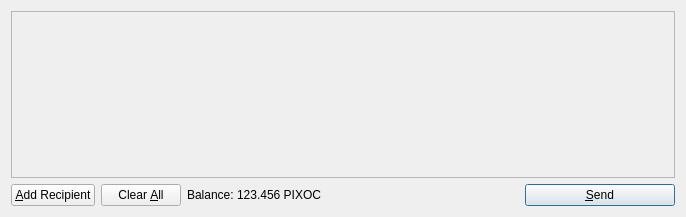
<?xml version="1.0" encoding="UTF-8"?>
<ui version="4.0">
 <class>SendCoinsDialog</class>
 <widget class="QDialog" name="SendCoinsDialog">
  <property name="geometry">
   <rect>
    <x>0</x>
    <y>0</y>
    <width>686</width>
    <height>217</height>
   </rect>
  </property>
  <property name="windowTitle">
   <string>Send Coins</string>
  </property>
  <layout class="QVBoxLayout" name="verticalLayout">
   <item>
    <widget class="QScrollArea" name="scrollArea">
     <property name="widgetResizable">
      <bool>true</bool>
     </property>
     <widget class="QWidget" name="scrollAreaWidgetContents">
      <property name="geometry">
       <rect>
        <x>0</x>
        <y>0</y>
        <width>666</width>
        <height>165</height>
       </rect>
      </property>
      <layout class="QVBoxLayout" name="verticalLayout_2">
       <property name="margin">
        <number>0</number>
       </property>
       <item>
        <layout class="QVBoxLayout" name="entries">
         <property name="spacing">
          <number>6</number>
         </property>
        </layout>
       </item>
       <item>
        <spacer name="verticalSpacer">
         <property name="orientation">
          <enum>Qt::Vertical</enum>
         </property>
         <property name="sizeHint" stdset="0">
          <size>
           <width>20</width>
           <height>40</height>
          </size>
         </property>
        </spacer>
       </item>
      </layout>
     </widget>
    </widget>
   </item>
   <item>
    <layout class="QHBoxLayout" name="horizontalLayout">
     <item>
      <widget class="QPushButton" name="addButton">
       <property name="toolTip">
        <string>Send to multiple recipients at once</string>
       </property>
       <property name="text">
        <string>&amp;Add Recipient</string>
       </property>
       <property name="icon">
        <iconset resource="../bitcoin.qrc">
         <normaloff>:/icons/add</normaloff>:/icons/add</iconset>
       </property>
       <property name="autoDefault">
        <bool>false</bool>
       </property>
      </widget>
     </item>
     <item>
      <widget class="QPushButton" name="clearButton">
       <property name="sizePolicy">
        <sizepolicy hsizetype="Minimum" vsizetype="Fixed">
         <horstretch>0</horstretch>
         <verstretch>0</verstretch>
        </sizepolicy>
       </property>
       <property name="toolTip">
        <string>Remove all transaction fields</string>
       </property>
       <property name="text">
        <string>Clear &amp;All</string>
       </property>
       <property name="icon">
        <iconset resource="../bitcoin.qrc">
         <normaloff>:/icons/remove</normaloff>:/icons/remove</iconset>
       </property>
       <property name="autoRepeatDelay">
        <number>300</number>
       </property>
       <property name="autoDefault">
        <bool>false</bool>
       </property>
      </widget>
     </item>
     <item>
      <layout class="QHBoxLayout" name="horizontalLayout_2">
       <property name="spacing">
        <number>3</number>
       </property>
       <item>
        <widget class="QLabel" name="label">
         <property name="text">
          <string>Balance:</string>
         </property>
        </widget>
       </item>
       <item>
        <widget class="QLabel" name="labelBalance">
         <property name="cursor">
          <cursorShape>IBeamCursor</cursorShape>
         </property>
         <property name="text">
          <string>123.456 PIXOC</string>
         </property>
         <property name="textInteractionFlags">
          <set>Qt::LinksAccessibleByMouse|Qt::TextSelectableByKeyboard|Qt::TextSelectableByMouse</set>
         </property>
        </widget>
       </item>
      </layout>
     </item>
     <item>
      <spacer name="horizontalSpacer">
       <property name="orientation">
        <enum>Qt::Horizontal</enum>
       </property>
       <property name="sizeHint" stdset="0">
        <size>
         <width>40</width>
         <height>20</height>
        </size>
       </property>
      </spacer>
     </item>
     <item>
      <widget class="QPushButton" name="sendButton">
       <property name="minimumSize">
        <size>
         <width>150</width>
         <height>0</height>
        </size>
       </property>
       <property name="toolTip">
        <string>Confirm the send action</string>
       </property>
       <property name="text">
        <string>&amp;Send</string>
       </property>
       <property name="icon">
        <iconset resource="../bitcoin.qrc">
         <normaloff>:/icons/send</normaloff>:/icons/send</iconset>
       </property>
       <property name="default">
        <bool>true</bool>
       </property>
      </widget>
     </item>
    </layout>
   </item>
  </layout>
 </widget>
 <resources>
  <include location="../bitcoin.qrc"/>
 </resources>
 <connections/>
</ui>
